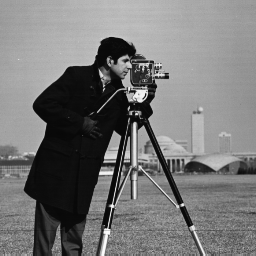
#> input picture cameraman.tif, 256 x 256 px, found by its file name
$ python 1b.py
#> lines starting #> are read from the running program, lines starting #| are printed output that depends on the picture
# -*- coding: utf-8 -*-
"""
Created on Wed Sep 26 20:47:44 2018

@author: IIST
"""

import numpy as np
from PIL import Image
import matplotlib.pyplot as plt
import math
from scipy import signal
from scipy.ndimage.filters import gaussian_filter
from skimage.filters import gaussian
img = Image.open('cameraman.tif').convert('L')
#> img is the input picture: PIL image 256x256 L; min 7, max 253, mean 118.7
image = np.array(img)
h=gaussian(image, 0.5, mode='nearest')
plt.imshow(h,cmap='gray')
imgenh=np.zeros((256,256))
for i in range(0,256):
        for j in range(0,256):
            imgenh[i][j]=(math.log((image[i][j]+1)/h[i][j]))*255
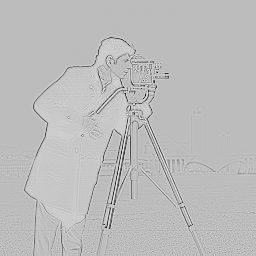
#> imgenh: shape (256, 256) float64; min 1128.5, max 1515.9, mean 1414.6; drawn with min black and max white
plt.imsave('1_retinex.png',imgenh, cmap='gray')

$ run again, with degraded.png saved as cameraman.tif
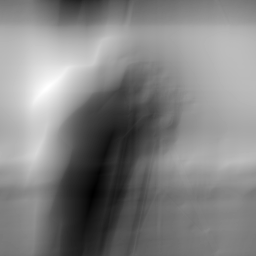
#> input picture degraded.png, 256 x 256 px, found by its file name
#> after the loop `for i in range(0,256):`:
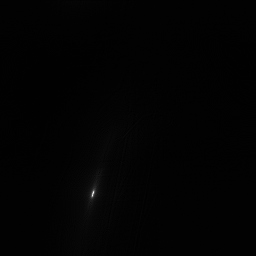
#> imgenh: shape (256, 256) float64; min 1411.4, max 1805, mean 1415.8; drawn with min black and max white
